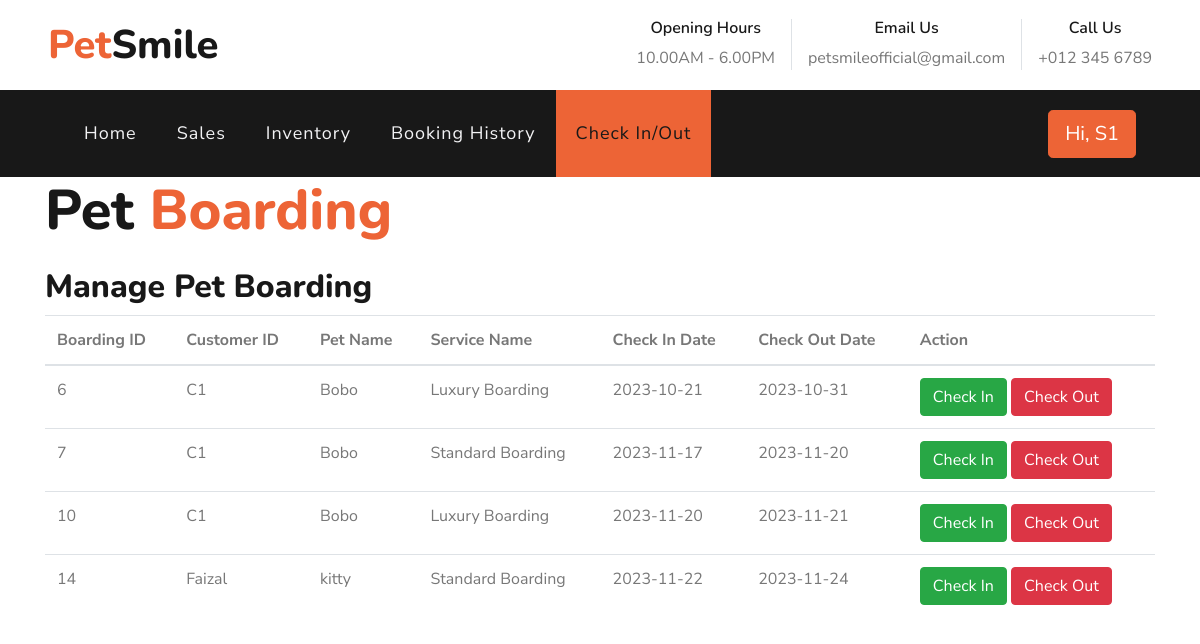
The page /admin-checkin-checkout.php (signed in) on the database its author committed.
### tables this page shows
CREATE TABLE `boardingappt` (
  `BAppt_ID` int(20) NOT NULL,
  `Pet_ID` varchar(20) NOT NULL,
  `Service_ID` varchar(20) NOT NULL,
  `Staff_ID` varchar(20) DEFAULT NULL,
  `BAppt_StartDate` varchar(20) NOT NULL,
  `BAppt_EndDate` varchar(20) NOT NULL,
  `Status` varchar(20) NOT NULL DEFAULT 'Pending',
  `BAppt_CheckInDate` varchar(20) NOT NULL,
  `BAppt_CheckOutDate` varchar(20) NOT NULL
);

CREATE TABLE `member` (
  `ID` int(11) NOT NULL,
  `Cust_ID` varchar(20) NOT NULL,
  `First_Name` varchar(20) NOT NULL,
  `Last_Name` varchar(20) NOT NULL,
  `Phone_No` varchar(20) NOT NULL,
  `Address` varchar(20) NOT NULL,
  `City` varchar(20) NOT NULL,
  `Postcode` varchar(20) NOT NULL,
  `Email` varchar(20) NOT NULL
);

CREATE TABLE `pet` (
  `Pet_ID` int(20) NOT NULL,
  `Cust_ID` varchar(20) NOT NULL,
  `Pet_Name` varchar(20) NOT NULL,
  `Pet_Sex` varchar(20) NOT NULL,
  `Pet_Breed` varchar(20) NOT NULL,
  `Pet_Health` varchar(20) NOT NULL
);

CREATE TABLE `service` (
  `ID` int(11) NOT NULL,
  `Service_ID` varchar(20) NOT NULL,
  `Service_Type` varchar(20) NOT NULL,
  `Service_Name` varchar(20) NOT NULL,
  `Service_Desc` longtext NOT NULL,
  `Price` varchar(20) NOT NULL,
  `Img` longtext NOT NULL,
  `Inventory` int(20) DEFAULT NULL
);

### admin-checkin-checkout.php (the view, shortened to what this page needs)
<!DOCTYPE html>
<html lang="en">
<?php
include 'config.php';
include 'admin-header.php';
$boardingAppointmentsQuery = "
    SELECT
        b.BAppt_ID,
        c.Cust_ID,
        p.Pet_Name,
        s.Service_Name,
        b.BAppt_CheckInDate,
        b.BAppt_CheckOutDate,
        b.Status
    FROM
        boardingAppt b
    INNER JOIN
        pet p ON b.Pet_ID = p.Pet_ID
    INNER JOIN
        service s ON b.Service_ID = s.Service_ID
    LEFT JOIN
        member c ON p.Cust_ID = c.Cust_ID
    WHERE
        b.Status = 'Approved'
    ORDER BY b.BAppt_StartDate ASC;
";
$boardingAppointmentsResult = mysqli_query($con, $boardingAppointmentsQuery);
?>
<div class="container">
    <h1 class="display-4 m-0">Pet <span class="text-primary">Boarding</span></h1>
    <h2 class="mt-4">Manage Pet Boarding</h2>
    <table class="table">
        <thead>
            <tr>
                <th>Boarding ID</th>
                <th>Customer ID</th>
                <th>Pet Name</th>
                <th>Service Name</th>
                <th>Check In Date</th>
                <th>Check Out Date</th>
                <th>Action</th>
            </tr>
        </thead>
        <tbody>
            <?php
            while ($row = mysqli_fetch_assoc($boardingAppointmentsResult)) {
                echo "<tr>";
                echo "<td>{$row['BAppt_ID']}</td>";
                echo "<td>{$row['Cust_ID']}</td>";
                echo "<td>{$row['Pet_Name']}</td>";
                echo "<td>{$row['Service_Name']}</td>";
                echo "<td>{$row['BAppt_CheckInDate']}</td>";
                echo "<td>{$row['BAppt_CheckOutDate']}</td>";
                echo "<td>";
                if (empty($row['CheckIn_Date'])) {
                    echo "<button class='btn btn-success' onclick='promptCheckInOut(\"checkin\", {$row['BAppt_ID']})'>Check In</button>";
                }
                if (empty($row['CheckOut_Date'])) {
                    echo " <button class='btn btn-danger' onclick='promptCheckInOut(\"checkout\", {$row['BAppt_ID']})'>Check Out</button>";
                }
                echo "</td>";
                echo "</tr>";
            }
            ?>
        </tbody>
    </table>
</div>
</html>

### rows shown on the page
boardingappt: BAppt_ID "6", member.Cust_ID "C1", Pet_ID.Pet_Name "Bobo", service.Service_Name "Luxury Boarding", BAppt_CheckInDate "2023-10-21", BAppt_CheckOutDate "2023-10-31"
boardingappt: BAppt_ID "7", member.Cust_ID "C1", Pet_ID.Pet_Name "Bobo", service.Service_Name "Standard Boarding", BAppt_CheckInDate "2023-11-17", BAppt_CheckOutDate "2023-11-20"
boardingappt: BAppt_ID "10", member.Cust_ID "C1", Pet_ID.Pet_Name "Bobo", service.Service_Name "Luxury Boarding", BAppt_CheckInDate "2023-11-20", BAppt_CheckOutDate "2023-11-21"
boardingappt: BAppt_ID "14", member.Cust_ID "Faizal", Pet_ID.Pet_Name "kitty", service.Service_Name "Standard Boarding", BAppt_CheckInDate "2023-11-22", BAppt_CheckOutDate "2023-11-24"

### other values the page prints
$_SESSION['Staff_ID'] "S1"
